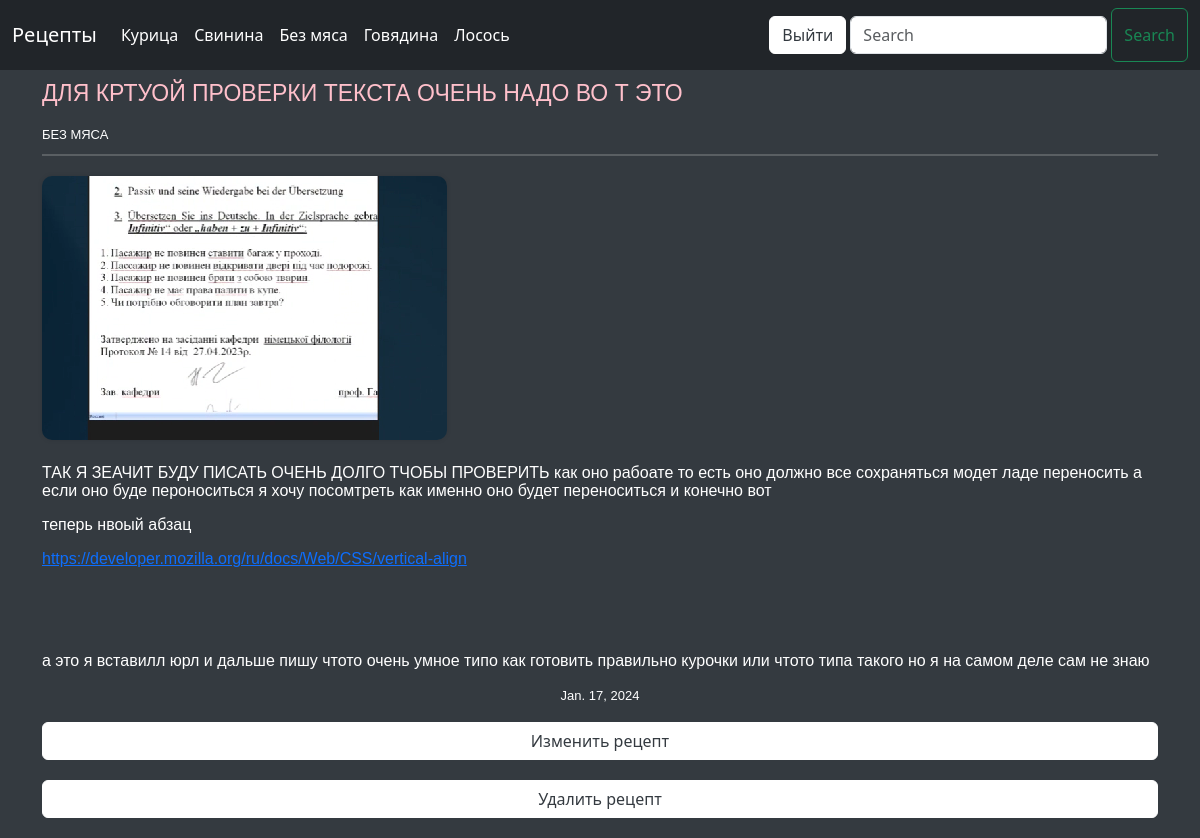
/recipe/35 (signed in), run on the app's committed database.
### apprecipe/models.py (models this page shows, shortened)
class Category(models.Model):
    name = models.CharField(max_length=50)
    def __str__(self):
        return self.name

class Post(models.Model):
    recipe_tittle = models.CharField(max_length=50, unique=True, verbose_name="Название")
    recipe = RichTextField(blank=True, null=True, config_name='default', verbose_name="Рецепт")
    recipe_date = models.DateField(auto_now_add=True)
    category = models.CharField(max_length=50, verbose_name="Категория")
    image = models.ImageField(null=True, blank=True, upload_to="images/", default='default.jpg')
    class Meta:
        ordering = ['-id']

### apprecipe/views.py (the view)
# urls.py: path('recipe/<int:pk>', RecipeDetailView.as_view(), name='recipe-detail'),
class RecipeDetailView(DetailView):
    model = Post
    template_name = 'recipedetail.html'
    def get_context_data(self, *args, **kwargs):
        categ_menu = Category.objects.all()
        context = super(DetailView, self).get_context_data(*args, **kwargs)
        context['categ_menu'] = categ_menu
        return context

### apprecipe/templates/recipedetail.html (shortened to what this page needs)
{% extends 'base.html' %}
{% block content %}
    <article class="recipe">
    <h3 class="recipe-title">{{ post.recipe_tittle|upper }}</h3>
    <h4><a href="{% url 'category' post.category %}" class="recipe-category">{{ post.category }}</a></h4>
    <hr class="recipe-divider">
    {% if post.image %}
        <img src="{{ post.image.url }}" class="recipe-image">  <br/><br/>
    {% endif %}
    <div class="recipe-content">
        {{ post.recipe|safe|urlize }}
    </div>
        <p class="date">{{ post.recipe_date }}</p>
    {% if user.is_authenticated %}
        <a href="{% url 'edit-recipe' post.pk %}" class="btn btn-light btn-edit-recipe">Изменить рецепт</a>
        <a href="{% url 'delete-recipe' post.pk %}" class="btn btn-light btn-delete-recipe">Удалить рецепт</a>
    {% endif %}
</article>
{% endblock %}

### apprecipe/templates/base.html (shortened to what this page needs)
<!DOCTYPE html>
<html lang="en">
<head>
    <link rel="stylesheet" href="https://use.fontawesome.com/releases/v5.3.1/css/all.css">
    <link href="https://cdn.jsdelivr.net/npm/bootstrap@5.3.2/dist/css/bootstrap.min.css" rel="stylesheet">
</head>
<body>
<nav class="navbar navbar-expand-lg bg-dark justify-content-end">
    <div class="container-fluid">
        <a class="navbar-brand" href="{% url 'home' %}">Рецепты</a>
        <div class="collapse navbar-collapse" id="navbarSupportedContent">
            <ul class="navbar-nav me-auto mb-2 mb-lg-0">
                {% if user.is_authenticated %}
                   {% for item in categ_menu %}
                    <li class="nav-item">
                        <a class="nav-link" href="{% url 'category'  item %}">{{ item }}</a>
                    </li>
                   {% endfor %}
                {% endif %}
            </ul>
            {% if user.is_authenticated %}
                <form class="nav-link ms-auto me-0" method="post" action="{% url 'logout' %}">
                    <button class="btn btn-light">Выйти</button>
                </form>
            {% endif %}
            <form class="d-flex" role="search" method="POST" action="{% url 'search' %}">
                <input class="form-control mx-1 my-2" type="search" placeholder="Search" name="search_query" aria-label="Search">
                <button class="btn btn-outline-success" type="submit">Search</button>
            </form>
        </div>
    </div>
</nav>
<div class="container">
    {% block content %}
    {% endblock %}
</div>
</body>
</html>

### apprecipe/templates/base.html (style rules this page uses)
body { background-color: #343a40; color: #ffffff; }
.navbar { background-color: #343a40; }
.navbar-brand { color: #ffffff; }
.navbar-nav .nav-link { color: #ffffff; }
.btn-light { color: #343a40; background-color: #ffffff; border-color: #ffffff; }

### apprecipe/templates/recipedetail.html (style rules this page uses)
.recipe-title { font-family: arial; color: pink; font-size: 23px; margin-top: 10px; }
.recipe-divider { border: 1px solid #ccc; margin-top: 10px; margin-bottom: 20px; }
.recipe-category { margin-top: 0px; font-family: arial; color: white; font-size: 13px; text-transform: uppercase; text-decoration: none; }
.recipe-image { max-width: 100%; height: auto; border-radius: 10px; box-shadow: 0 0 5px rgba(0, 0, 0, 0.1); }
.recipe-content { font-family: arial; color: white; line-height: normal; }
.btn-edit-recipe, .btn-delete-recipe { margin-bottom: 20px; width: 100%; }
.date { font-family: arial; color: white; font-size: 13px; text-align: center; margin-top: 10px; }

### data on the page
Category: name "Курица"
Category: name "Свинина"
Category: name "Без мяса"
Category: name "Говядина"
Category: name "Лосось"
Post: recipe_tittle "ДЛЯ КРТУОЙ ПРОВЕРКИ ТЕКСТА ОЧЕНЬ НАДО ВО Т ЭТО", category "БЕЗ МЯСА", image (picture), recipe "ТАК Я ЗЕАЧИТ БУДУ ПИСАТЬ ОЧЕНЬ ДОЛГО ТЧОБЫ ПРОВЕРИТЬ как оно рабоате то есть оно должно все сохраняться модет ладе переносить а если оно буде пероноситься я хочу посомтреть как именно оно будет переноситься и конечно вот теперь нвоый абзац https://developer.mozilla.org/ru/docs/Web/CSS/vertical-align а это я вставилл юрл и дальше пишу чтото очень умное типо как готовить правильно курочки или чтото типа такого но я на самом деле сам не знаю", recipe_date "Jan. 17, 2024"
